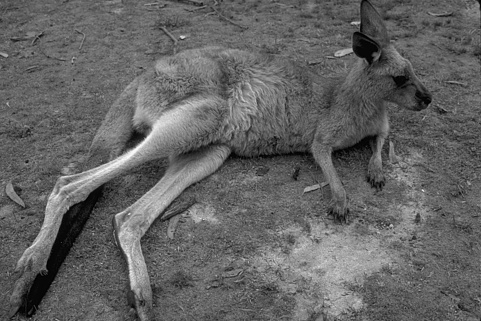
%> input picture HW1/cs558_hw1/kangaroo.pgm, 481 x 321 px
$ octave code.m   (GNU Octave 9; MATLAB toolbox functions it lacks are replaced by stand-ins)
%> lines starting %> are read from the running program, lines starting %| are printed output that depends on the picture; in (x1, y1, x2, y2) boxes, pixels count from 0 and x2, y2 are one past the last pixel; in counts of white or black regions, pixels touching at a corner belong together; the program's own positions count from 1
### HW1/cs558_hw1/GaussianFilter.m
function GF = GaussianFilter(Image,sigma)
%UNTITLED Summary of this function goes here
%   Detailed explanation goes here
sz = sigma*6 + 1;
g = zeros(sz,sz);
center = sigma*3 + 1;
for i = 1:sz
    for j = 1:sz
        g(i,j) = exp(-((i-center).^2+(j-center).^2)/(2*sigma.^2))/(2*pi*sigma.^2);
    end
end
GF = imfilter(Image,g,'replicate');
end

### HW1/cs558_hw1/code.m
%Jerry Chen
%I pledge my honor that I have abided by the Stevens Honor System.

imname = input('Select image ');
%> the answer given: 'kangaroo.pgm'
I = imread(imname);
%> I is the input picture: size 321x481 uint8; min 0, max 253, mean 99.5
I = im2double(I);
%> I: size 321x481 double

%gaussian filter
GF1 = GaussianFilter(I,2);
%> in GaussianFilter, `GF = imfilter(Image,g,'replicate');`:
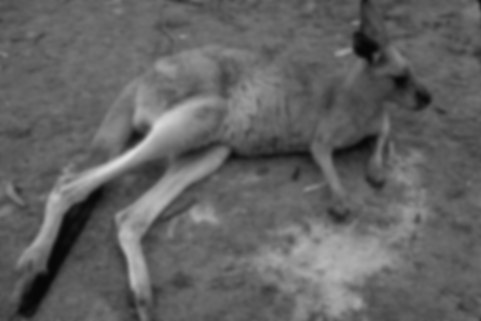
%> GF: size 321x481 double; min 0.0271, max 0.869, mean 0.389
% [16 lines of commented-out code are left out]
sobelmatrix = [1 0 -1; 2 0 -2; 1 0 -1];
Gx = imfilter(GF1, sobelmatrix', 'replicate');
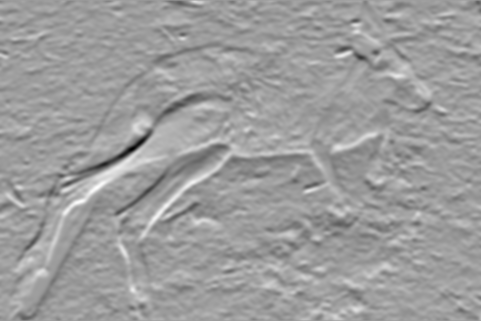
%> Gx: size 321x481 double; min -0.876, max 0.544, mean -0.000125; drawn with min black and max white
Gy = imfilter(GF1, sobelmatrix, 'replicate');
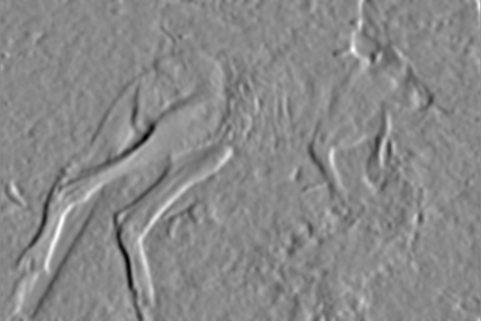
%> Gy: size 321x481 double; min -0.807, max 0.692, mean 4.68e-05; drawn with min black and max white
Mag = sqrt(Gx.^2 + Gy.^2);
Norm = Mag;
Dir = atand(Gy./Gx);
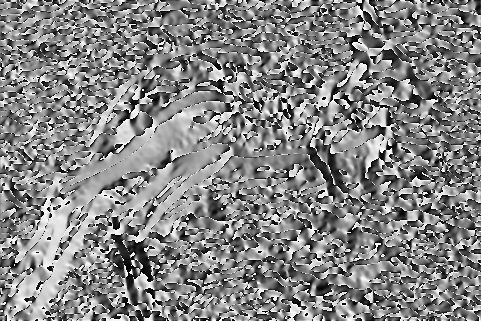
%> Dir: size 321x481 double; min -90, max 90, mean 4; drawn with min black and max white
%threshold gradient for 0.2
for i = 1:size(Mag,1)
    for j = 1:size(Mag,2)
        if Mag(i,j) < 0.15
            Mag(i,j) = 0;
        end
    end
end
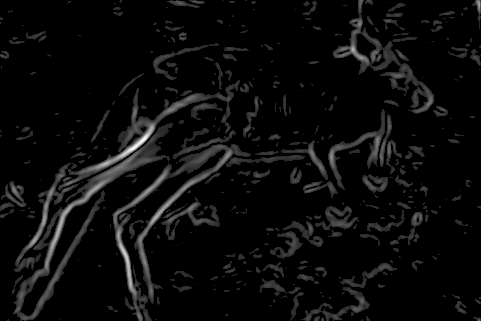
%> Mag: size 321x481 double; min 0, max 1.02, mean 0.0452; drawn with min black and max white
%montage({Norm,Mag})
%title("Normal Gradient Vs. Thresholded Gradient (σ = " + sigma + ")")

%non-maximum suppression
Thresh = Mag;
ht = size(Mag,1);
%> ht = 321
wd = size(Mag,2);
%> wd = 481
for i = 1:ht
    for j = 1:wd
        if Mag(i,j) ~=0
            degrees = Dir(i,j);
            neighbor1 = 0;
            neighbor2 = 0;
            if (degrees >= 67.5 || degrees < -67.5)
                %vertical
                if j < wd
                    neighbor1 = Mag(i,j+1);
                end
                if j > 1
                    neighbor2 = Mag(i,j-1);
                end
                if (Mag(i,j) >= neighbor1)
                    if neighbor1 ~= 0
                        Mag(i,j+1) = 0;
                    end
                end
                if (Mag(i,j) >= neighbor2)
                    if neighbor2 ~= 0
                        Mag(i,j-1) = 0;
                    end
                end
                if (Mag(i,j) < neighbor1 || Mag(i,j) < neighbor2)
                    Mag(i,j) = 0;
                end
            end
            if (degrees >= 22.5 && degrees < 67.5)
                %45diagonal
                if (i < ht && j < wd)
                    neighbor1 = Mag(i+1,j+1);
                end
                if (i > 1 && j > 1)
                    neighbor2 = Mag(i-1,j-1);
                end
                if (Mag(i,j) >= neighbor1)
                    if neighbor1 ~= 0
                        Mag(i+1,j+1) = 0;
                    end
                end
                if (Mag(i,j) >= neighbor2)
                    if neighbor2 ~= 0
                        Mag(i-1,j-1) = 0;
                    end
                end
                if (Mag(i,j) < neighbor1 || Mag(i,j) < neighbor2)
                    Mag(i,j) = 0;
                end
            end
            if (degrees >= -22.5 && degrees < 22.5)
                %horizontal
                if i < ht
                    neighbor1 = Mag(i+1,j);
                end
                if i > 1
                    neighbor2 = Mag(i-1,j);
                end
                if (Mag(i,j) >= neighbor1)
                    if neighbor1 ~= 0
                        Mag(i+1,j) = 0;
                    end
                end
                if (Mag(i,j) >= neighbor2)
                    if neighbor2 ~= 0
                        Mag(i-1,j) = 0;
                    end
                end
                if (Mag(i,j) < neighbor1 || Mag(i,j) < neighbor2)
                    Mag(i,j) = 0;
                end
            end
            if (degrees >= -67.5 && degrees < -22.5)
                %-45diagonal
                if (i > 1 && j < wd)
                    neighbor1 = Mag(i-1,j+1);
                end
                if (i < ht && j >1)
                    neighbor2 = Mag(i+1,j-1);
                end
                if (Mag(i,j) >= neighbor1)
                    if neighbor1 ~= 0
                        Mag(i-1,j+1) = 0;
                    end
                end
                if (Mag(i,j) >= neighbor2)
                    if neighbor2 ~= 0
                        Mag(i+1,j-1) = 0;
                    end
                end
                if (Mag(i,j) < neighbor1 || Mag(i,j) < neighbor2)
                    Mag(i,j) = 0;
                end
            end
        end
    end
end
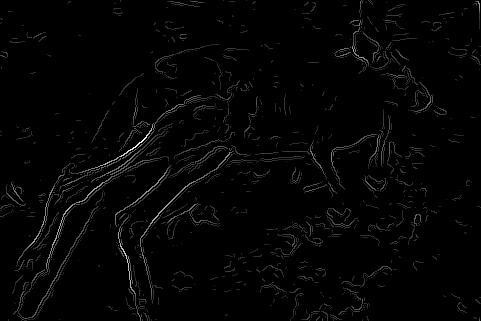
%> Mag: size 321x481 double; 11.3% of pixels changed, all inside (x1, y1, x2, y2) = (0, 0, 481, 321); drawn with min black and max white
%> after the loop, degrees = 86.8; neighbor1 = 0.212; neighbor2 = 0

% montage({Thresh,Mag})
% title("Thresholded Gradient Vs. Suppressed (σ = " + sigma + ")")
montage({I,GF1,Gx,Gy,Norm,Thresh,Mag})
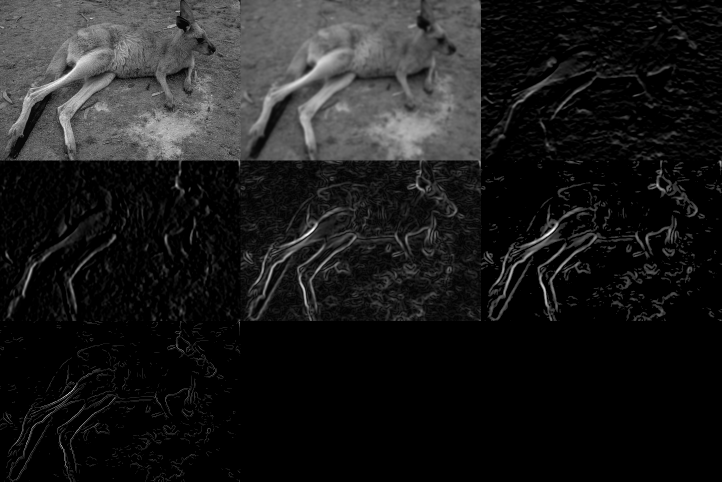
%> displayed picture: size 963x1443, on the screen's scale of 0 to 255 (shown at 1/2 size); min 0, max 255, mean 28.5

$ run again, on HW1/cs558_hw1/red.pgm
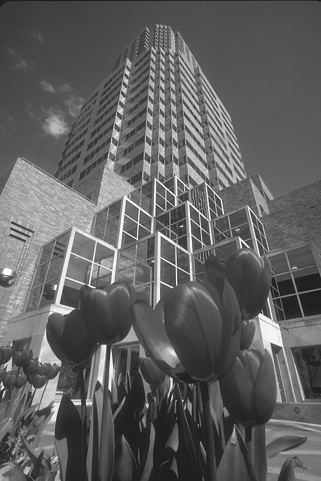
%> input picture HW1/cs558_hw1/red.pgm, 321 x 481 px
%> I is the input picture: size 481x321 uint8; min 22, max 255, mean 95.9
%> I: size 481x321 double
%> after the loop `for i = 1:ht`:
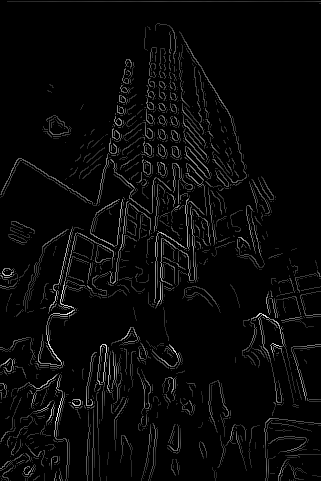
%> Mag: size 481x321 double; min 0, max 0.994, mean 0.0338
%> after the loop `for i = 1:ht`: degrees = -74.99; neighbor1 = 0
%> `montage({I,GF1,Gx,Gy,Norm,Thresh,Mag})`:
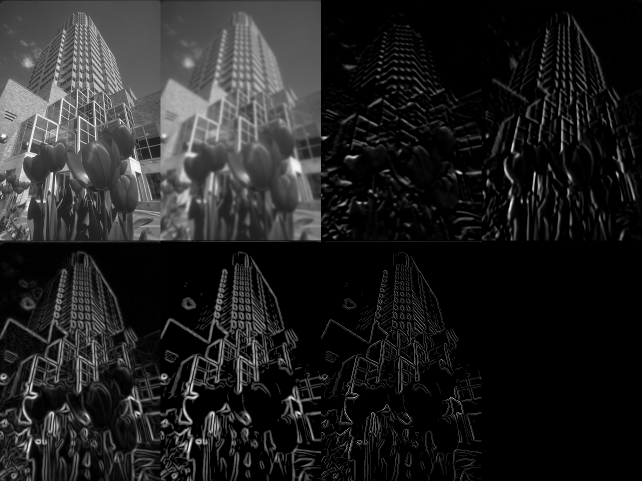
%> displayed picture: size 962x1284, on the screen's scale of 0 to 255 (shown at 1/2 size); min 0, max 255, mean 34.1
